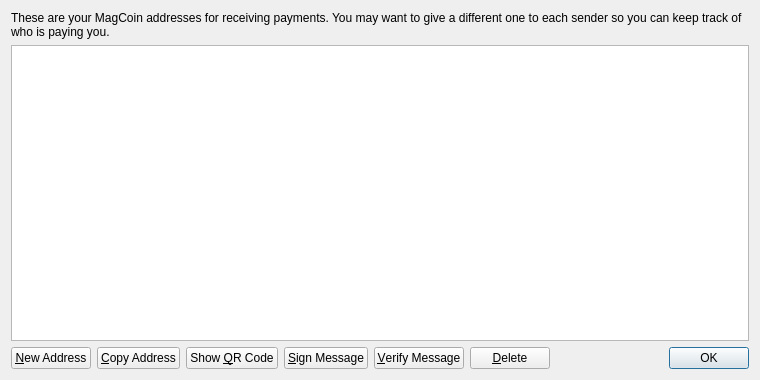
<?xml version="1.0" encoding="UTF-8"?>
<ui version="4.0">
 <class>AddressBookPage</class>
 <widget class="QWidget" name="AddressBookPage">
  <property name="geometry">
   <rect>
    <x>0</x>
    <y>0</y>
    <width>760</width>
    <height>380</height>
   </rect>
  </property>
  <property name="windowTitle">
   <string>Address Book</string>
  </property>
  <layout class="QVBoxLayout" name="verticalLayout">
   <item>
    <widget class="QLabel" name="labelExplanation">
     <property name="text">
      <string>These are your MagCoin addresses for receiving payments. You may want to give a different one to each sender so you can keep track of who is paying you.</string>
     </property>
     <property name="textFormat">
      <enum>Qt::PlainText</enum>
     </property>
     <property name="wordWrap">
      <bool>true</bool>
     </property>
    </widget>
   </item>
   <item>
    <widget class="QTableView" name="tableView">
     <property name="contextMenuPolicy">
      <enum>Qt::CustomContextMenu</enum>
     </property>
     <property name="toolTip">
      <string>Double-click to edit address or label</string>
     </property>
     <property name="tabKeyNavigation">
      <bool>false</bool>
     </property>
     <property name="alternatingRowColors">
      <bool>true</bool>
     </property>
     <property name="selectionMode">
      <enum>QAbstractItemView::SingleSelection</enum>
     </property>
     <property name="selectionBehavior">
      <enum>QAbstractItemView::SelectRows</enum>
     </property>
     <property name="sortingEnabled">
      <bool>true</bool>
     </property>
     <attribute name="verticalHeaderVisible">
      <bool>false</bool>
     </attribute>
    </widget>
   </item>
   <item>
    <layout class="QHBoxLayout" name="horizontalLayout">
     <item>
      <widget class="QPushButton" name="newAddressButton">
       <property name="toolTip">
        <string>Create a new address</string>
       </property>
       <property name="text">
        <string>&amp;New Address</string>
       </property>
       <property name="icon">
        <iconset resource="../bitcoin.qrc">
         <normaloff>:/icons/add</normaloff>:/icons/add</iconset>
       </property>
      </widget>
     </item>
     <item>
      <widget class="QPushButton" name="copyToClipboard">
       <property name="toolTip">
        <string>Copy the currently selected address to the system clipboard</string>
       </property>
       <property name="text">
        <string>&amp;Copy Address</string>
       </property>
       <property name="icon">
        <iconset resource="../bitcoin.qrc">
         <normaloff>:/icons/editcopy</normaloff>:/icons/editcopy</iconset>
       </property>
      </widget>
     </item>
     <item>
      <widget class="QPushButton" name="showQRCode">
       <property name="text">
        <string>Show &amp;QR Code</string>
       </property>
       <property name="icon">
        <iconset resource="../bitcoin.qrc">
         <normaloff>:/icons/qrcode</normaloff>:/icons/qrcode</iconset>
       </property>
      </widget>
     </item>
     <item>
      <widget class="QPushButton" name="signMessage">
       <property name="toolTip">
        <string>Sign a message to prove you own a Bitcoin address</string>
       </property>
       <property name="text">
        <string>&amp;Sign Message</string>
       </property>
       <property name="icon">
        <iconset resource="../bitcoin.qrc">
         <normaloff>:/icons/edit</normaloff>:/icons/edit</iconset>
       </property>
      </widget>
     </item>
     <item>
      <widget class="QPushButton" name="verifyMessage">
       <property name="toolTip">
        <string>Verify a message to ensure it was signed with a specified Bitcoin address</string>
       </property>
       <property name="text">
        <string>&amp;Verify Message</string>
       </property>
       <property name="icon">
        <iconset resource="../bitcoin.qrc">
         <normaloff>:/icons/transaction_0</normaloff>:/icons/transaction_0</iconset>
       </property>
      </widget>
     </item>
     <item>
      <widget class="QPushButton" name="deleteButton">
       <property name="toolTip">
        <string>Delete the currently selected address from the list. Only sending addresses can be deleted.</string>
       </property>
       <property name="text">
        <string>&amp;Delete</string>
       </property>
       <property name="icon">
        <iconset resource="../bitcoin.qrc">
         <normaloff>:/icons/remove</normaloff>:/icons/remove</iconset>
       </property>
      </widget>
     </item>
     <item>
      <spacer name="horizontalSpacer">
       <property name="orientation">
        <enum>Qt::Horizontal</enum>
       </property>
       <property name="sizeHint" stdset="0">
        <size>
         <width>40</width>
         <height>20</height>
        </size>
       </property>
      </spacer>
     </item>
     <item>
      <widget class="QDialogButtonBox" name="buttonBox">
       <property name="sizePolicy">
        <sizepolicy hsizetype="Maximum" vsizetype="Fixed">
         <horstretch>0</horstretch>
         <verstretch>0</verstretch>
        </sizepolicy>
       </property>
       <property name="standardButtons">
        <set>QDialogButtonBox::Ok</set>
       </property>
      </widget>
     </item>
    </layout>
   </item>
  </layout>
 </widget>
 <resources>
  <include location="../bitcoin.qrc"/>
 </resources>
 <connections/>
</ui>
